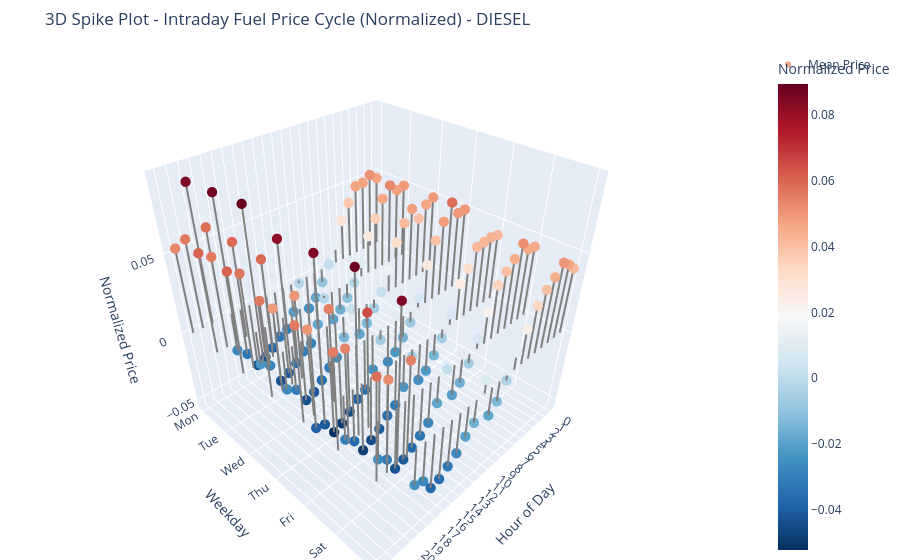

The notebook cell saved with this chart:
### Markdown cell above
The following plot was a try to create a 3D Bar chart in plotly, since there is no such plot available in the plotly library.
Unfortunately the result wasnt satisfying our expectations and we therefore did not use it

### Code cell
import polars as pl
import plotly.graph_objects as go
import pandas as pd

fuel_type = "diesel"
year = 2016
month = 12

# -----------------------------
# 1. Load data
# -----------------------------
df = pl.read_parquet(
    f"D:/data/derived/price_change_events/price_change_events_{year}_{month:02d}.parquet"
)

# -----------------------------
# 2. Filter fuel type
# -----------------------------
df = df.filter(pl.col("fuel_type") == fuel_type)

# -----------------------------
# 3. Sort and reconstruct price index
# -----------------------------
df = df.sort(["station_id", "fuel_type", "timestamp"])

df = df.with_columns(
    pl.col("price_change")
    .cum_sum()
    .over(["station_id", "fuel_type"])
    .alias("price_index")
)

# -----------------------------
# 4. Normalize within station
# -----------------------------
df = df.with_columns(
    (
        pl.col("price_index")
        - pl.col("price_index").mean().over(["station_id", "fuel_type"])
    ).alias("price_norm")
)

# -----------------------------
# 5. Aggregate by weekday and hour
# -----------------------------
hour_weekday_price = (
    df.group_by(["weekday", "hour"])
    .agg(pl.mean("price_norm").alias("mean_price"))
    .sort(["weekday", "hour"])
)

plot_df = hour_weekday_price.to_pandas()

weekday_map = {
    1: "Mon",
    2: "Tue",
    3: "Wed",
    4: "Thu",
    5: "Fri",
    6: "Sat",
    7: "Sun",
}
plot_df["weekday_label"] = plot_df["weekday"].map(weekday_map)

weekday_order = ["Mon", "Tue", "Wed", "Thu", "Fri", "Sat", "Sun"]
weekday_to_y = {day: i for i, day in enumerate(weekday_order)}
plot_df["ypos"] = plot_df["weekday_label"].map(weekday_to_y)

# -----------------------------
# 6. Build spike coordinates
# -----------------------------
line_x = []
line_y = []
line_z = []

for _, row in plot_df.iterrows():
    x = row["hour"]
    y = row["ypos"]
    z = row["mean_price"]

    line_x.extend([x, x, None])
    line_y.extend([y, y, None])
    line_z.extend([0, z, None])

# -----------------------------
# 7. Create figure
# -----------------------------
fig = go.Figure()

# vertical spikes
fig.add_trace(
    go.Scatter3d(
        x=line_x,
        y=line_y,
        z=line_z,
        mode="lines",
        line=dict(width=4, color="gray"),
        showlegend=False,
        hoverinfo="none"
    )
)

# top markers
fig.add_trace(
    go.Scatter3d(
        x=plot_df["hour"],
        y=plot_df["ypos"],
        z=plot_df["mean_price"],
        mode="markers",
        marker=dict(
            size=6,
            color=plot_df["mean_price"],
            colorscale="RdBu_r",
            colorbar=dict(title="Normalized Price"),
            showscale=True
        ),
        text=[
            f"Weekday: {wd}<br>Hour: {hr}<br>Normalized Price: {mp:.4f}"
            for wd, hr, mp in zip(
                plot_df["weekday_label"],
                plot_df["hour"],
                plot_df["mean_price"]
            )
        ],
        hovertemplate="%{text}<extra></extra>",
        name="Mean Price"
    )
)

fig.update_layout(
    title=f"3D Spike Plot - Intraday Fuel Price Cycle (Normalized) - {fuel_type.upper()}",
    scene=dict(
        xaxis=dict(
            title="Hour of Day",
            tickmode="array",
            tickvals=list(range(24))
        ),
        yaxis=dict(
            title="Weekday",
            tickmode="array",
            tickvals=list(range(7)),
            ticktext=weekday_order
        ),
        zaxis=dict(
            title="Normalized Price"
        )
    ),
    margin=dict(l=0, r=0, b=0, t=50)
)

fig.show()

### Figure 1 — Plotly figure (JSON) as saved in the notebook; plotly's stock layout.template omitted (floating-point values rounded to 4 significant figures; data arrays with more than 128 entries replaced by an {"elided": "..."} marker saying what was removed)
{"data": [{"hoverinfo": "none", "line": {"color": "gray", "width": 4}, "mode": "lines", "showlegend": false, "type": "scatter3d", "x": {"elided": "504 int values"}, "y": {"elided": "504 int values"}, "z": {"elided": "504 float values"}}, {"hovertemplate": "%{text}<extra></extra>", "marker": {"color": {"elided": "168 float values"}, "colorbar": {"title": {"text": "Normalized Price"}}, "colorscale": [[0, "rgb(5,48,97)"], [0.1, "rgb(33,102,172)"], [0.2, "rgb(67,147,195)"], [0.3, "rgb(146,197,222)"], [0.4, "rgb(209,229,240)"], [0.5, "rgb(247,247,247)"], [0.6, "rgb(253,219,199)"], [0.7, "rgb(244,165,130)"], [0.8, "rgb(214,96,77)"], [0.9, "rgb(178,24,43)"], [1, "rgb(103,0,31)"]], "showscale": true, "size": 6}, "mode": "markers", "name": "Mean Price", "text": {"elided": "168 str values"}, "type": "scatter3d", "x": {"elided": "168 int values"}, "y": {"elided": "168 int values"}, "z": {"elided": "168 float values"}}], "layout": {"margin": {"b": 0, "l": 0, "r": 0, "t": 50}, "scene": {"xaxis": {"tickmode": "array", "tickvals": [0, 1, 2, 3, 4, 5, 6, 7, 8, 9, 10, 11, 12, 13, 14, 15, 16, 17, 18, 19, 20, 21, 22, 23], "title": {"text": "Hour of Day"}}, "yaxis": {"tickmode": "array", "ticktext": ["Mon", "Tue", "Wed", "Thu", "Fri", "Sat", "Sun"], "tickvals": [0, 1, 2, 3, 4, 5, 6], "title": {"text": "Weekday"}}, "zaxis": {"title": {"text": "Normalized Price"}}}, "title": {"text": "3D Spike Plot - Intraday Fuel Price Cycle (Normalized) - DIESEL"}}}
